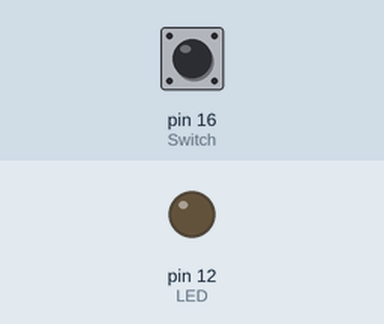
Recording of a program running on a simulated Raspberry Pi (header pin numbers). Shown: output pins drawn as LEDs (lit = HIGH). Inputs (shaded band) come from the test bench; at power-on: pin 16 (Switch) LOW. What the program prints to the terminal is not drawn.

Above: at 1.2 s.
1.3 s: pin 16 (Switch) pulled HIGH for 0.15 s
At 1.8 s:
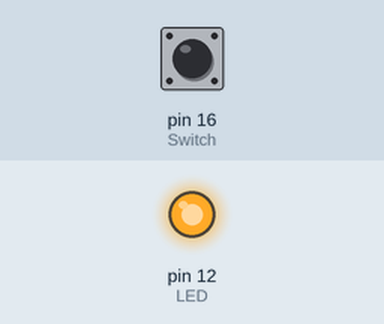
3.8 s: pin 16 (Switch) pulled HIGH for 3.2 s
At 9.1 s:
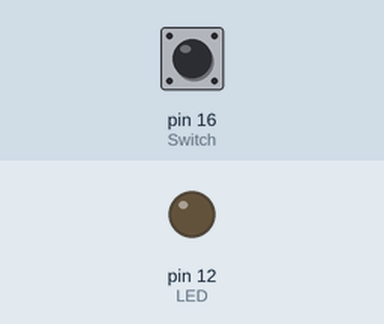
Timing chart, 0 to 10.6 s (numbered marks = the images above; inputs shaded):
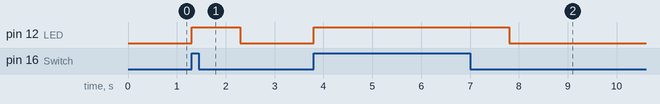

Measured:
- after the input at 1.3 s, pin 12 (LED): LOW → HIGH at once, → LOW 1.0 s later
- after the input at 3.8 s, pin 12 (LED): LOW → HIGH at once, → LOW 4.0 s later

The program:

sw_led_onoff.py
```python
import RPi.GPIO as GPIO

import time

LED=12
Switch=16

GPIO.setwarnings(False)
GPIO.setmode(GPIO.BOARD)

def main():
    GPIO.setup(LED, GPIO.OUT, initial=GPIO.LOW)
    GPIO.setup(Switch, GPIO.IN, pull_up_down=GPIO.PUD_DOWN)

    while True:
        if GPIO.input(Switch)==GPIO.HIGH:
            GPIO.output(LED, GPIO.HIGH)
            time.sleep(1)
            print("Button was pushed!")

        else:
            GPIO.output(LED, GPIO.LOW)
            print("Button was not pushed!")

if __name__=='__main__':
    main()
```
